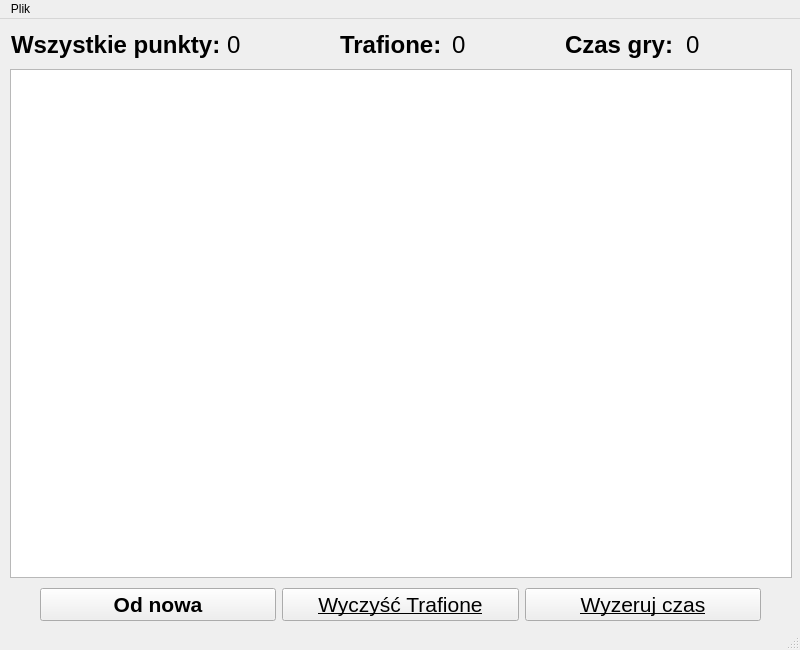
<?xml version="1.0" encoding="UTF-8"?>
<ui version="4.0">
 <class>MainWindow</class>
 <widget class="QMainWindow" name="MainWindow">
  <property name="geometry">
   <rect>
    <x>0</x>
    <y>0</y>
    <width>800</width>
    <height>650</height>
   </rect>
  </property>
  <property name="minimumSize">
   <size>
    <width>800</width>
    <height>650</height>
   </size>
  </property>
  <property name="maximumSize">
   <size>
    <width>800</width>
    <height>650</height>
   </size>
  </property>
  <property name="windowTitle">
   <string>MainWindow</string>
  </property>
  <property name="styleSheet">
   <string notr="true"/>
  </property>
  <widget class="QWidget" name="centralwidget">
   <widget class="QGraphicsView" name="graphicsView">
    <property name="geometry">
     <rect>
      <x>10</x>
      <y>50</y>
      <width>782</width>
      <height>509</height>
     </rect>
    </property>
    <property name="minimumSize">
     <size>
      <width>782</width>
      <height>509</height>
     </size>
    </property>
    <property name="maximumSize">
     <size>
      <width>782</width>
      <height>509</height>
     </size>
    </property>
    <property name="verticalScrollBarPolicy">
     <enum>Qt::ScrollBarAlwaysOff</enum>
    </property>
    <property name="horizontalScrollBarPolicy">
     <enum>Qt::ScrollBarAlwaysOff</enum>
    </property>
    <property name="transformationAnchor">
     <enum>QGraphicsView::AnchorViewCenter</enum>
    </property>
    <property name="rubberBandSelectionMode">
     <enum>Qt::ContainsItemBoundingRect</enum>
    </property>
   </widget>
   <widget class="QWidget" name="layoutWidget">
    <property name="geometry">
     <rect>
      <x>11</x>
      <y>10</y>
      <width>781</width>
      <height>31</height>
     </rect>
    </property>
    <layout class="QHBoxLayout" name="horizontalLayout">
     <item>
      <widget class="QLabel" name="label">
       <property name="font">
        <font>
         <pointsize>18</pointsize>
         <weight>75</weight>
         <bold>true</bold>
        </font>
       </property>
       <property name="text">
        <string>Wszystkie punkty:</string>
       </property>
      </widget>
     </item>
     <item>
      <widget class="QLabel" name="wyswietlone">
       <property name="font">
        <font>
         <pointsize>18</pointsize>
        </font>
       </property>
       <property name="text">
        <string>0</string>
       </property>
      </widget>
     </item>
     <item>
      <widget class="QLabel" name="label_2">
       <property name="font">
        <font>
         <pointsize>18</pointsize>
         <weight>75</weight>
         <bold>true</bold>
        </font>
       </property>
       <property name="text">
        <string>Trafione:</string>
       </property>
      </widget>
     </item>
     <item>
      <widget class="QLabel" name="trafione">
       <property name="font">
        <font>
         <pointsize>18</pointsize>
        </font>
       </property>
       <property name="text">
        <string>0</string>
       </property>
      </widget>
     </item>
     <item>
      <widget class="QLabel" name="label_3">
       <property name="font">
        <font>
         <pointsize>18</pointsize>
         <weight>75</weight>
         <bold>true</bold>
        </font>
       </property>
       <property name="text">
        <string>Czas gry: </string>
       </property>
      </widget>
     </item>
     <item>
      <widget class="QLabel" name="Label10">
       <property name="font">
        <font>
         <pointsize>18</pointsize>
         <weight>50</weight>
         <bold>false</bold>
        </font>
       </property>
       <property name="text">
        <string>0</string>
       </property>
      </widget>
     </item>
    </layout>
   </widget>
   <widget class="QWidget" name="">
    <property name="geometry">
     <rect>
      <x>40</x>
      <y>560</y>
      <width>721</width>
      <height>51</height>
     </rect>
    </property>
    <layout class="QHBoxLayout" name="horizontalLayout_2">
     <item>
      <widget class="QPushButton" name="pushButton_3">
       <property name="font">
        <font>
         <pointsize>16</pointsize>
         <weight>75</weight>
         <italic>false</italic>
         <bold>true</bold>
         <underline>false</underline>
         <strikeout>false</strikeout>
        </font>
       </property>
       <property name="text">
        <string>Od nowa</string>
       </property>
      </widget>
     </item>
     <item>
      <widget class="QPushButton" name="pushButton">
       <property name="font">
        <font>
         <pointsize>16</pointsize>
         <weight>50</weight>
         <italic>false</italic>
         <bold>false</bold>
         <underline>true</underline>
        </font>
       </property>
       <property name="text">
        <string>Wyczyść Trafione</string>
       </property>
      </widget>
     </item>
     <item>
      <widget class="QPushButton" name="pushButton_2">
       <property name="font">
        <font>
         <pointsize>16</pointsize>
         <underline>true</underline>
        </font>
       </property>
       <property name="text">
        <string>Wyzeruj czas</string>
       </property>
      </widget>
     </item>
    </layout>
   </widget>
  </widget>
  <widget class="QMenuBar" name="menubar">
   <property name="geometry">
    <rect>
     <x>0</x>
     <y>0</y>
     <width>800</width>
     <height>20</height>
    </rect>
   </property>
   <widget class="QMenu" name="menuPlik">
    <property name="title">
     <string>Plik</string>
    </property>
    <addaction name="actionZakoncz"/>
   </widget>
   <addaction name="menuPlik"/>
  </widget>
  <widget class="QStatusBar" name="statusbar"/>
  <action name="actionZakoncz">
   <property name="text">
    <string>Zakończ</string>
   </property>
  </action>
 </widget>
 <resources/>
 <connections/>
</ui>
